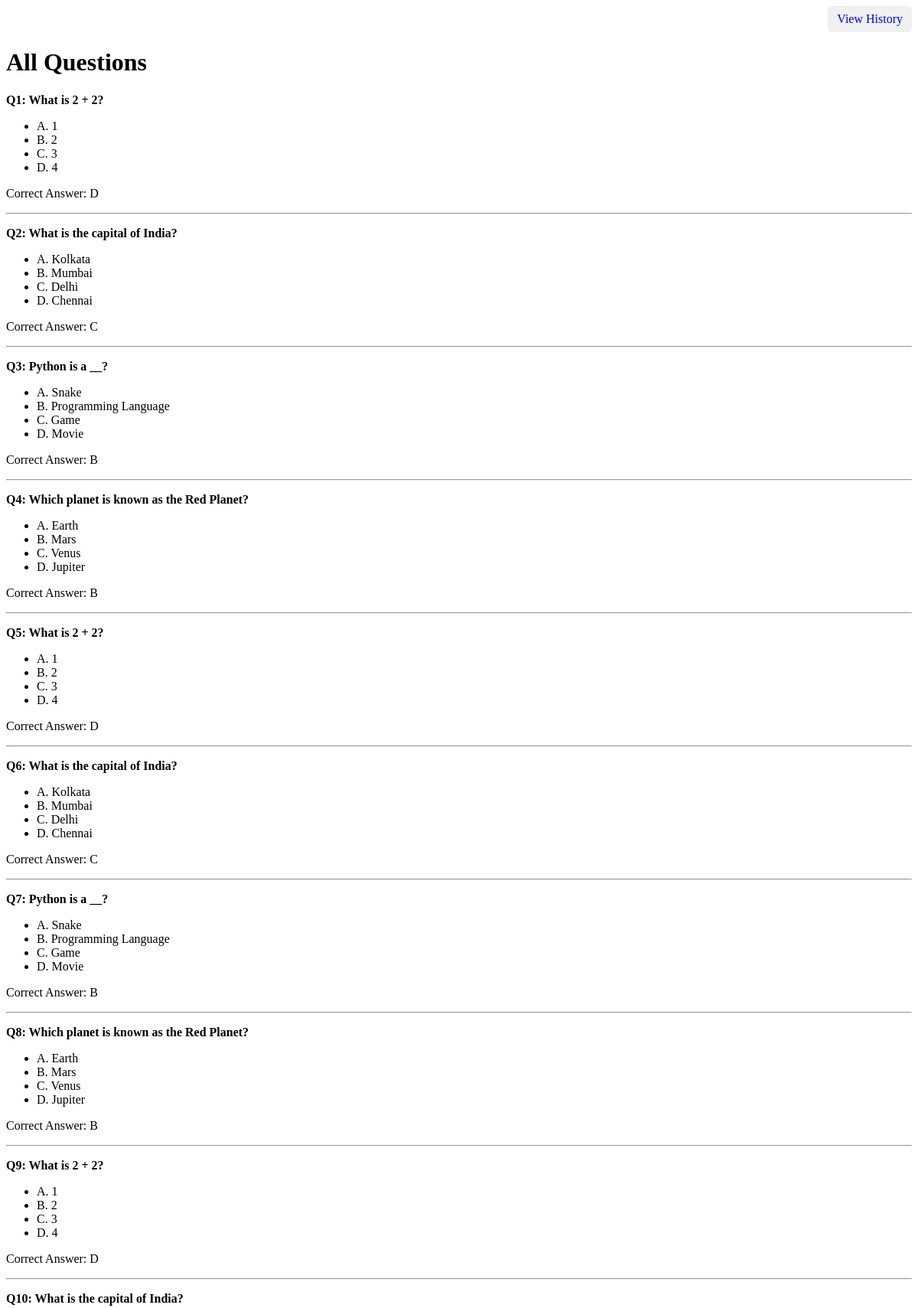
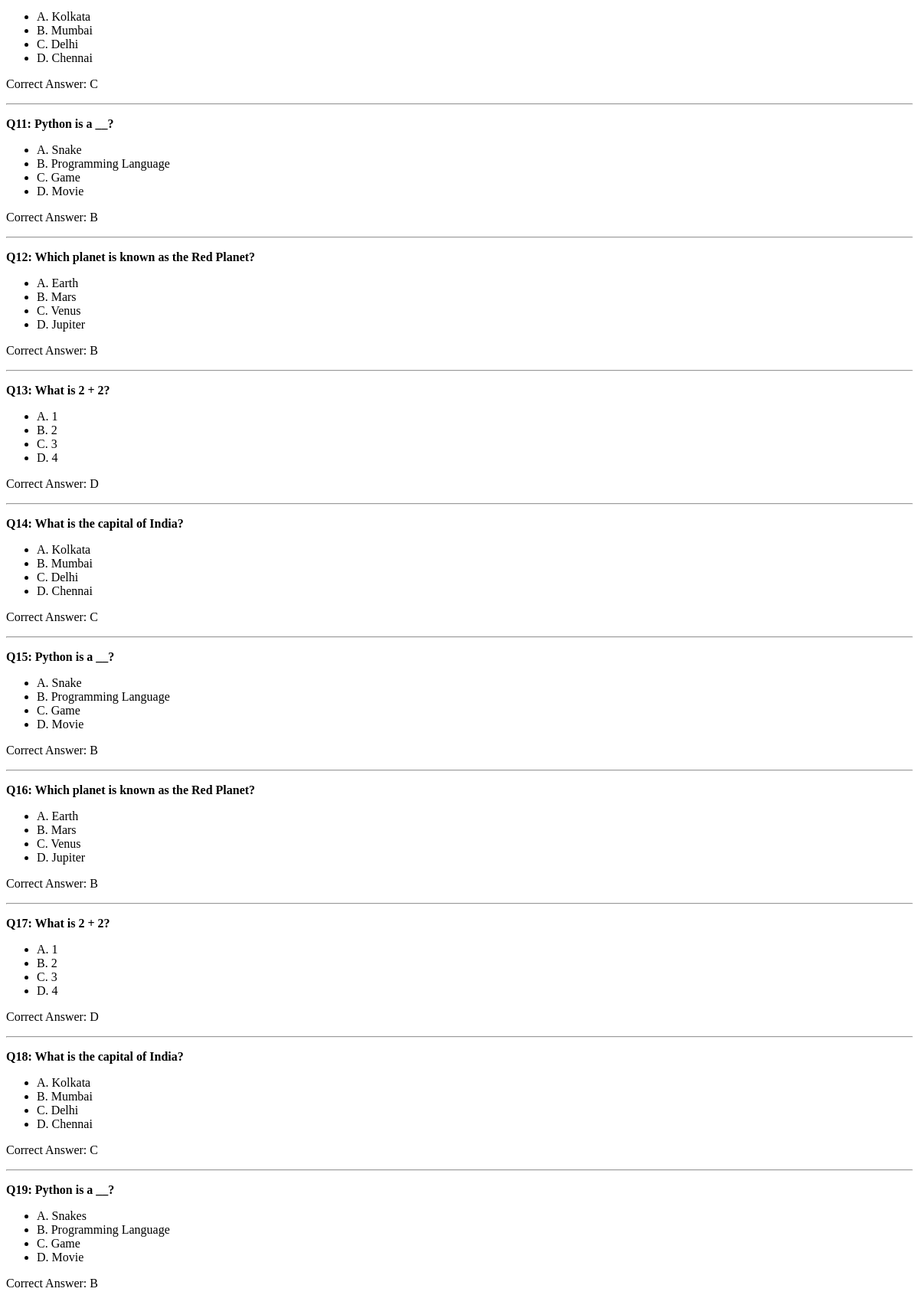
The app's page /import/questions/ (upper part) with its own data (2 pictures, top to bottom).
### quiz/models.py (models this page shows, shortened)
class Question(models.Model):
    text = models.CharField(max_length=255)
    option_a = models.CharField(max_length=100)
    option_b = models.CharField(max_length=100)
    option_c = models.CharField(max_length=100)
    option_d = models.CharField(max_length=100)
    correct_answer = models.CharField(max_length=1)
    uploaded_at = models.DateTimeField(auto_now_add=True)

### quiz/views.py (the view)
# urls.py: path('questions/', views.show_questions, name='show_questions'),
def show_questions(request):
    questions = Question.objects.all()
    return render(request, 'quiz/questions.html', {'questions': questions})

### quiz/templates/quiz/questions.html (shortened to what this page needs)
<!DOCTYPE html>
<html>
<head>
</head>
<body>
    <div class="top-bar">
        <a href="{% url 'modification_history' %}">View History</a>
    </div>
    <h1>All Questions</h1>
    {% for q in questions %}
        <div>
            <p><strong>Q{{ forloop.counter }}: {{ q.text }}</strong></p>
            <ul>
                <li>A. {{ q.option_a }}</li>
                <li>B. {{ q.option_b }}</li>
                <li>C. {{ q.option_c }}</li>
                <li>D. {{ q.option_d }}</li>
            </ul>
            <p>Correct Answer: {{ q.correct_answer }}</p>
            <hr>
        </div>
    {% empty %}
        <p>No questions found.</p>
    {% endfor %}
</body>
</html>

### quiz/templates/quiz/questions.html (style rules this page uses)
.top-bar { display: flex; justify-content: flex-end; margin-bottom: 10px; }
.top-bar a { text-decoration: none; padding: 8px 12px; background-color: #f0f0f0; border-radius: 5px; }

### records on screen
Question: text "What is 2 + 2?", option_a "1", option_b "2", option_c "3", option_d "4", correct_answer "D"
Question: text "What is the capital of India?", option_a "Kolkata", option_b "Mumbai", option_c "Delhi", option_d "Chennai", correct_answer "C"
Question: text "Python is a __?", option_a "Snake", option_b "Programming Language", option_c "Game", option_d "Movie", correct_answer "B"
Question: text "Which planet is known as the Red Planet?", option_a "Earth", option_b "Mars", option_c "Venus", option_d "Jupiter", correct_answer "B"
Question: text "What is 2 + 2?", option_a "1", option_b "2", option_c "3", option_d "4", correct_answer "D"
Question: text "What is the capital of India?", option_a "Kolkata", option_b "Mumbai", option_c "Delhi", option_d "Chennai", correct_answer "C"
Question: text "Python is a __?", option_a "Snake", option_b "Programming Language", option_c "Game", option_d "Movie", correct_answer "B"
Question: text "Which planet is known as the Red Planet?", option_a "Earth", option_b "Mars", option_c "Venus", option_d "Jupiter", correct_answer "B"
Question: text "What is 2 + 2?", option_a "1", option_b "2", option_c "3", option_d "4", correct_answer "D"
Question: text "What is the capital of India?", option_a "Kolkata", option_b "Mumbai", option_c "Delhi", option_d "Chennai", correct_answer "C"
Question: text "Python is a __?", option_a "Snake", option_b "Programming Language", option_c "Game", option_d "Movie", correct_answer "B"
Question: text "Which planet is known as the Red Planet?", option_a "Earth", option_b "Mars", option_c "Venus", option_d "Jupiter", correct_answer "B"
Question: text "What is 2 + 2?", option_a "1", option_b "2", option_c "3", option_d "4", correct_answer "D"
Question: text "What is the capital of India?", option_a "Kolkata", option_b "Mumbai", option_c "Delhi", option_d "Chennai", correct_answer "C"
Question: text "Python is a __?", option_a "Snake", option_b "Programming Language", option_c "Game", option_d "Movie", correct_answer "B"
Question: text "Which planet is known as the Red Planet?", option_a "Earth", option_b "Mars", option_c "Venus", option_d "Jupiter", correct_answer "B"
Question: text "What is 2 + 2?", option_a "1", option_b "2", option_c "3", option_d "4", correct_answer "D"
Question: text "What is the capital of India?", option_a "Kolkata", option_b "Mumbai", option_c "Delhi", option_d "Chennai", correct_answer "C"
Question: text "Python is a __?", option_a "Snakes", option_b "Programming Language", option_c "Game", option_d "Movie", correct_answer "B"
